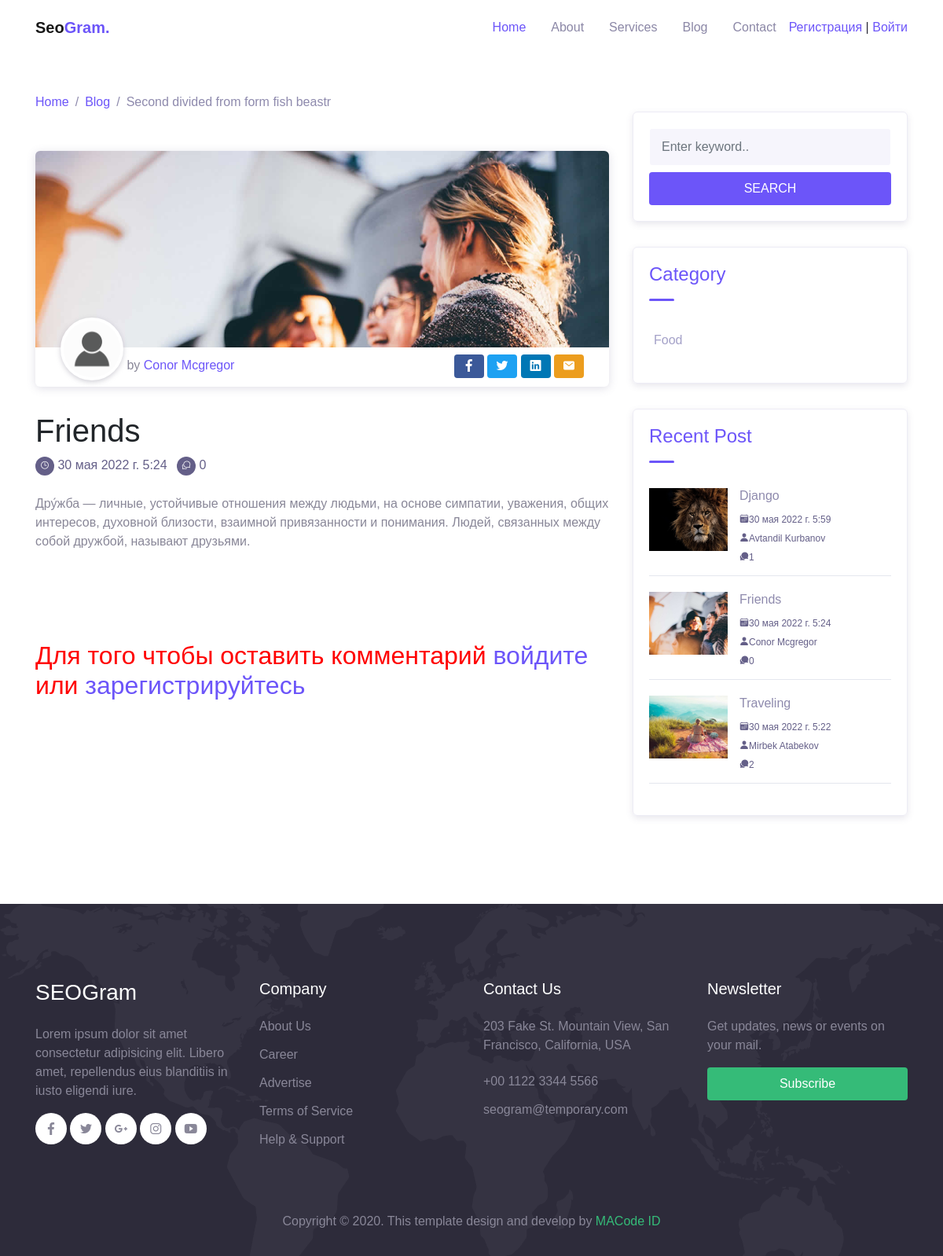
The page /blog-details/6/ on the database as committed earlier.
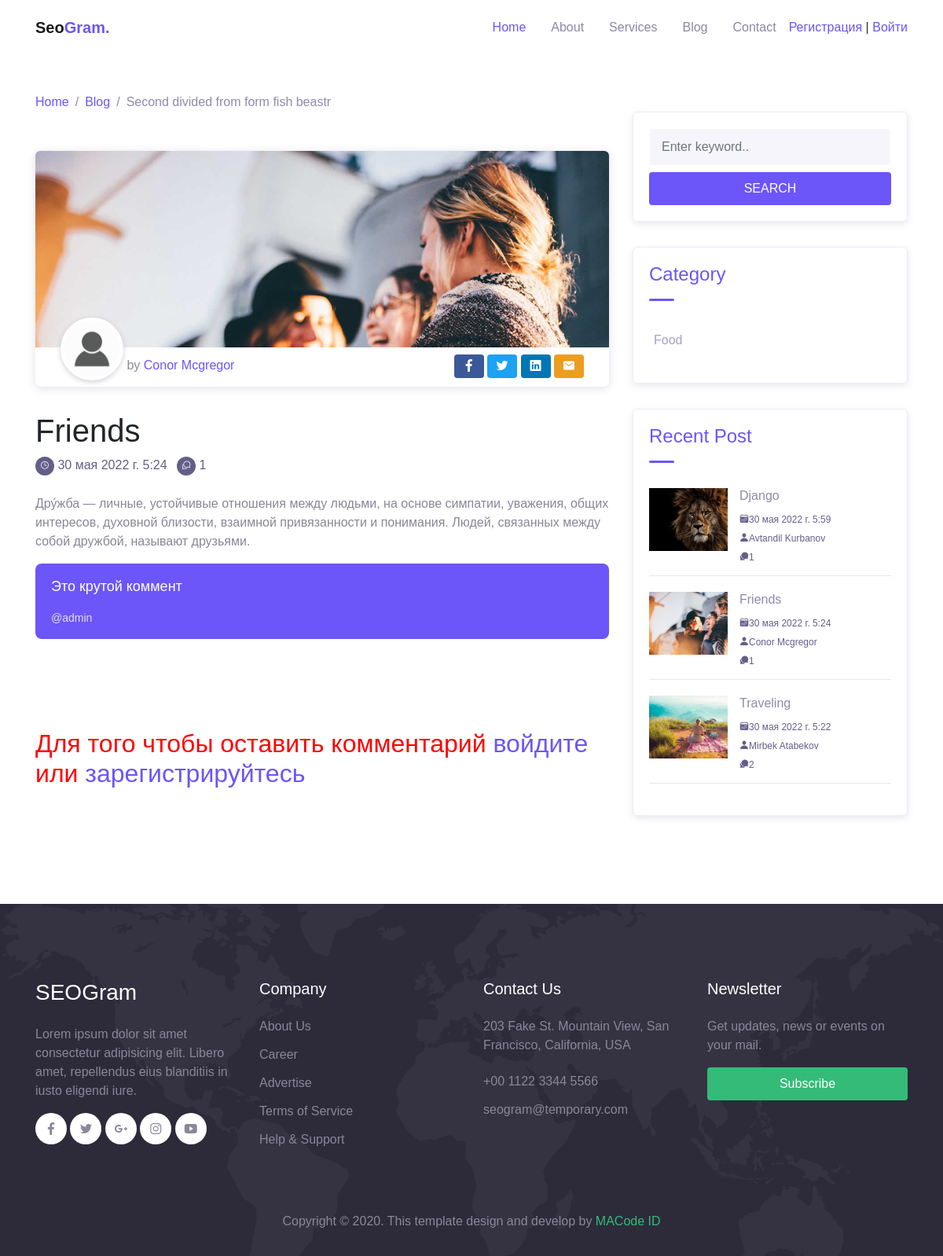
The same page on the database as committed later.
### app/models.py (models this page shows, shortened)
class News(models.Model):
    CHOICES = (
        ('Travel', 'Travel'),
        ('LifeStyle', 'LifeStyle'),
        ('Healthy', 'Healthy'),
        ('Food', 'Food'))
    title = models.CharField(max_length=255)
    content = models.TextField(blank=True)
    image = models.FileField(upload_to='media/%Y/%m/%d', blank=True)
    created = models.DateTimeField(auto_now_add=True)
    view_post = models.IntegerField(blank=True, default='0')
    choice = models.CharField(max_length=255, choices=CHOICES)
    author = models.CharField(max_length=255)
    like = models.IntegerField(default='0')
    tags = models.CharField(max_length=255, blank=True)
    class Meta:
        verbose_name_plural = "Новости"

class PostComment(models.Model):
    class Meta:
        verbose_name_plural = "Комменты и лайки"
    CHOICES = (('like', 'like'),('dislike', 'dislike'))
    user = models.ForeignKey(User, on_delete=models.CASCADE)
    like = models.CharField(max_length=255, blank=True, choices=CHOICES)
    comment = models.TextField(blank=True)
    news = models.ForeignKey(News, on_delete=models.CASCADE)

### app/views.py (the view)
# urls.py: path('blog-details/<int:pk>/', blog_details, name='blog_details'),
def blog_details(request, pk):
    popular_post = News.objects.order_by('-created')[:3]
    if request.method == 'POST':
        form = PostCommentForm(request.POST)
        if form.is_valid():
            form.save(commit=False)
            form.instance.user = request.user
            form.instance.news = News.objects.get(id=pk)
            form.save()
            form = PostCommentForm()
    else:
        form = PostCommentForm()
    post = News.objects.get(pk=pk)
    context = {
        'post': post,
        'form': form,
        'popular_post': popular_post
    }
    return render(request, 'blog-details.html', context=context)

### app/forms.py
class PostCommentForm(ModelForm):
    class Meta:
        model = PostComment
        fields = ['like', 'comment']
        widgets = {
            'like': Select(attrs={
                'class': 'form-control',
                'placeholder': 'Like or dislike'}),
            'comment': Textarea(attrs={
                'class': 'form-control',
                'placeholder': 'Comment'}),
        }

### app/templates/blog-details.html (shortened to what the changed rows need)
{% extends 'base.html' %}
{% load static %}
{% block content %}
  <div class="page-section pt-5">
    <div class="container">
      <div class="row">
        <div class="col-lg-8">
          <div class="blog-single-wrap">
            <div class="header">
              <div class="post-thumb">
                <img src="{{ post.image.url }}" alt="">
              </div>
              <div class="meta-header">
                <div class="post-author">
                  <div class="avatar">
                    <img src="{% static 'img/person/person-icon.png' %}" alt="">
                  </div>
                  by <a href="#">{{ post.author }}</a>
                </div>
              </div>
            </div>
            <h1 class="post-title">{{ post.title }}</h1>
            <div class="post-meta">
              <div class="post-date">
                <span class="icon">
                  <span class="mai-time-outline"></span>
                </span> <a href="#">{{ post.created }}</a>
              </div>
              <div class="post-comment-count ml-2">
                <span class="icon">
                  <span class="mai-chatbubbles-outline"></span>
                </span> <a href="#">{{ post.postcomment_set.count }}</a>
              </div>
            </div>
            <div class="post-content">
              <p>{{ post.content }}</p>
              {% for i in post.postcomment_set.all %}
              <blockquote class="quote">{{ i.comment }}
              <span class="author">@{{ i.user }}</span></blockquote>
              {% endfor %}
            </div>
          </div>
          {% if request.user.is_authenticated %}
            <div class="comment-form-wrap pt-5">
              <h2 class="mb-5">Leave a comment</h2>
              <form method="post">
                {% csrf_token %}
                {{ form.username }}
                <br>
                {{ form.like }}
                <br>
                {{ form.comment }}
                <br>
                {{ form.news_set.all }}
                <div class="form-group">
                  <input type="submit" value="Post Comment" class="btn btn-primary">
                </div>
              </form>
            </div>
          {% else %}
            <div class="comment-form-wrap pt-5">
            <h2 style="color: red;" class="mb-5">Для того чтобы оставить комментарий <a href="{% url 'login' %}">войдите</a> или <a href="{% url 'register' %}">зарегистрируйтесь</a></h2>
            </div>
          {% endif %}
        </div>
        <div class="col-lg-4">
          <div class="widget">
            <div class="widget-box">
              <ul class="categories">
                <li><a href="#">{{ post.choice }}</a></li>
              </ul>
            </div>
            <div class="widget-box">
              {% for i in popular_post %}
              <div class="blog-item">
                  <a class="post-thumb" href="{% url 'blog_details' i.pk %}">
                    <img src="{{ i.image.url }}" alt="">
                  </a>
                  <div class="content">
                    <h6 class="post-title"><a href="{% url 'blog_details' i.pk %}">{{ i.title }}</a></h6>
                    <div class="meta">
                      <a href="#"><span class="mai-calendar"></span>{{ i.created }}</a>
                      <br>
                      <a href="#"><span class="mai-person"></span>{{ i.author }}</a>
                      <br>
                      <a href="#"><span class="mai-chatbubbles"></span>{{ i.postcomment_set.count }}</a>
                    </div>
                  </div>
              </div>
              {% endfor %}
            </div>
          </div>
        </div>
      </div>
    </div>
  </div>
{% endblock %}

Rows that differ between the two databases and show on the page:
computed for News "Friends": postcomment_set.count "0" → "1"
added PostComment: comment "Это крутой коммент", user "admin"
